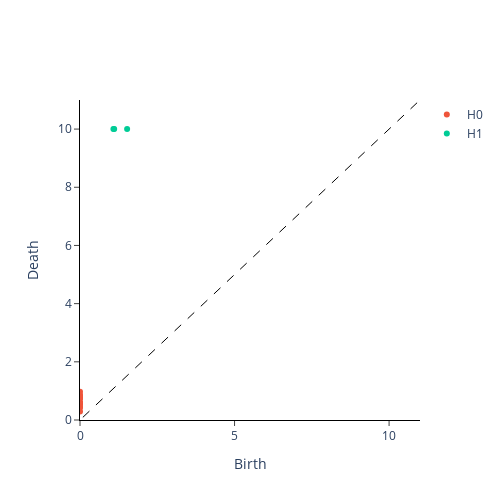

Write notebook code for a chart like this one.
### Code cell
_MUTAG_VR_plot = VRPers.plot(_MUTAG_VR)

### Figure 1 — Plotly figure (JSON) as saved in the notebook; plotly's stock layout.template omitted (floating-point values rounded to 4 significant figures)
{"data": [{"hoverinfo": "none", "line": {"color": "black", "dash": "dash", "width": 1}, "mode": "lines", "showlegend": false, "type": "scatter", "x": [-1000, 1000], "y": [-1000, 1000]}, {"mode": "markers", "name": "H0", "type": "scatter", "x": [0, 0, 0, 0, 0, 0, 0, 0, 0, 0, 0, 0, 0, 0, 0], "y": [0.2923, 0.4232, 0.452, 0.5464, 0.5555, 0.5801, 0.6259, 0.7513, 0.7609, 0.7645, 0.7888, 0.7933, 0.8201, 0.8646, 0.9727]}, {"mode": "markers", "name": "H1", "type": "scatter", "x": [1.524, 1.106, 1.081], "y": [10, 10, 10]}], "layout": {"height": 500, "plot_bgcolor": "white", "width": 500, "xaxis": {"anchor": "y", "exponentformat": "e", "linecolor": "black", "linewidth": 1, "mirror": false, "range": [0, 11], "showexponent": "all", "showline": true, "side": "bottom", "ticks": "outside", "title": {"text": "Birth"}, "type": "linear", "zeroline": true}, "yaxis": {"anchor": "x", "exponentformat": "e", "linecolor": "black", "linewidth": 1, "mirror": false, "range": [0, 11], "showexponent": "all", "showline": true, "side": "left", "ticks": "outside", "title": {"text": "Death"}, "type": "linear", "zeroline": true}}}
